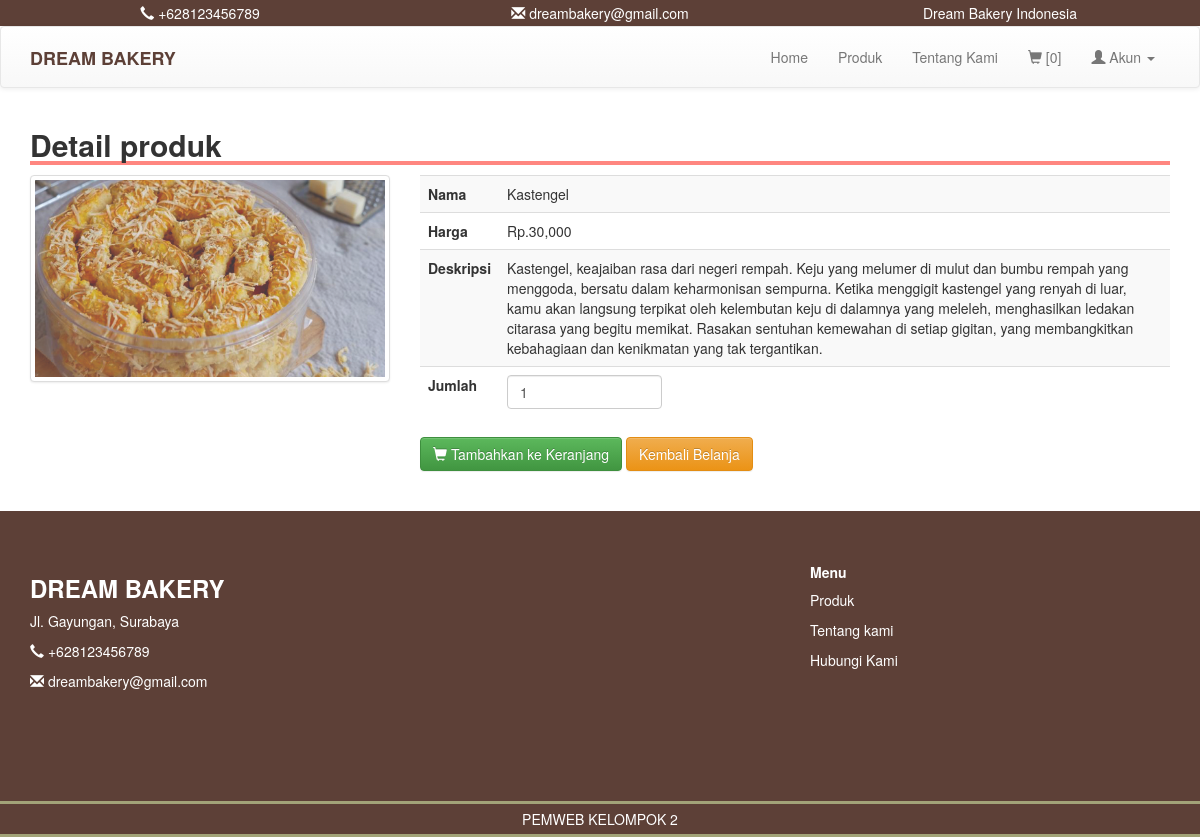
Page /detail_produk.php?produk=P0002 on the committed database.
### tables this page shows
CREATE TABLE `produk` (
  `kode_produk` varchar(100) NOT NULL,
  `nama` varchar(100) NOT NULL,
  `image` text NOT NULL,
  `deskripsi` text NOT NULL,
  `harga` int(11) NOT NULL
);

### detail_produk.php (the view, shortened to what this page needs)
<?php
include 'header.php';
$kode = mysqli_real_escape_string($conn, $_GET['produk']);
$result = mysqli_query($conn, "SELECT * FROM produk WHERE kode_produk = '$kode'");
$row = mysqli_fetch_assoc($result);
?>
<div class="container">
	<h2 style=" width: 100%; border-bottom: 4px solid #ff8680"><b>Detail produk</b></h2>
	<div class="row">
		<div class="col-md-4">
			<div class="thumbnail">
				<img src="image/produk/<?= $row['image']; ?>" width="400">
			</div>
		</div>
		<div class="col-md-8">
			<form action="proses/add.php" method="GET">
				<table class="table table-striped">
					<tbody>
						<tr>
							<td><b>Nama</b></td>
							<td><?= $row['nama']; ?></td>
						</tr>
						<tr>
							<td><b>Harga</b></td>
							<td>Rp.<?= number_format($row['harga']); ?></td>
						</tr>
						<tr>
							<td><b>Deskripsi</b></td>
							<td><?= $row['deskripsi'];  ?></td>
						</tr>
						<tr>
							<td><b>Jumlah</b></td>
							<td><input class="form-control" type="number" min="1" name="jml" value="1" style="width: 155px;"></td>
						</tr>
					</tbody>
				</table>
				<?php
				if (isset($_SESSION['user'])) {
				?>
					<button type="submit" class="btn btn-success"><i class="glyphicon glyphicon-shopping-cart"></i> Tambahkan ke Keranjang</button>
				<?php
				} else {
				?>
					<a href="keranjang.php" class="btn btn-success"><i class="glyphicon glyphicon-shopping-cart"></i> Tambahkan ke Keranjang</a>
				<?php
				}
				?>
				<a href="index.php" class="btn btn-warning"> Kembali Belanja</a>
		</div>
	</div>
</div>
<br>
<br>
<?php
include 'footer.php';
?>

### css/style.css (style rules this page uses)
body { margin: 0; padding: 0; }

### rows in the picture
produk: image (picture), nama "Kastengel", harga "30,000", deskripsi "Kastengel, keajaiban rasa dari negeri rempah. Keju yang melumer di mulut dan bumbu rempah yang menggoda, bersatu dalam keharmonisan sempurna. Ketika menggigit kastengel yang renyah di luar, kamu akan langsung terpikat oleh kelembutan keju di dalamnya yang meleleh, menghasilkan ledakan citarasa yang begitu memikat. Rasakan sentuhan kemewahan di setiap gigitan, yang membangkitkan kebahagiaan dan kenikmatan yang tak tergantikan."
